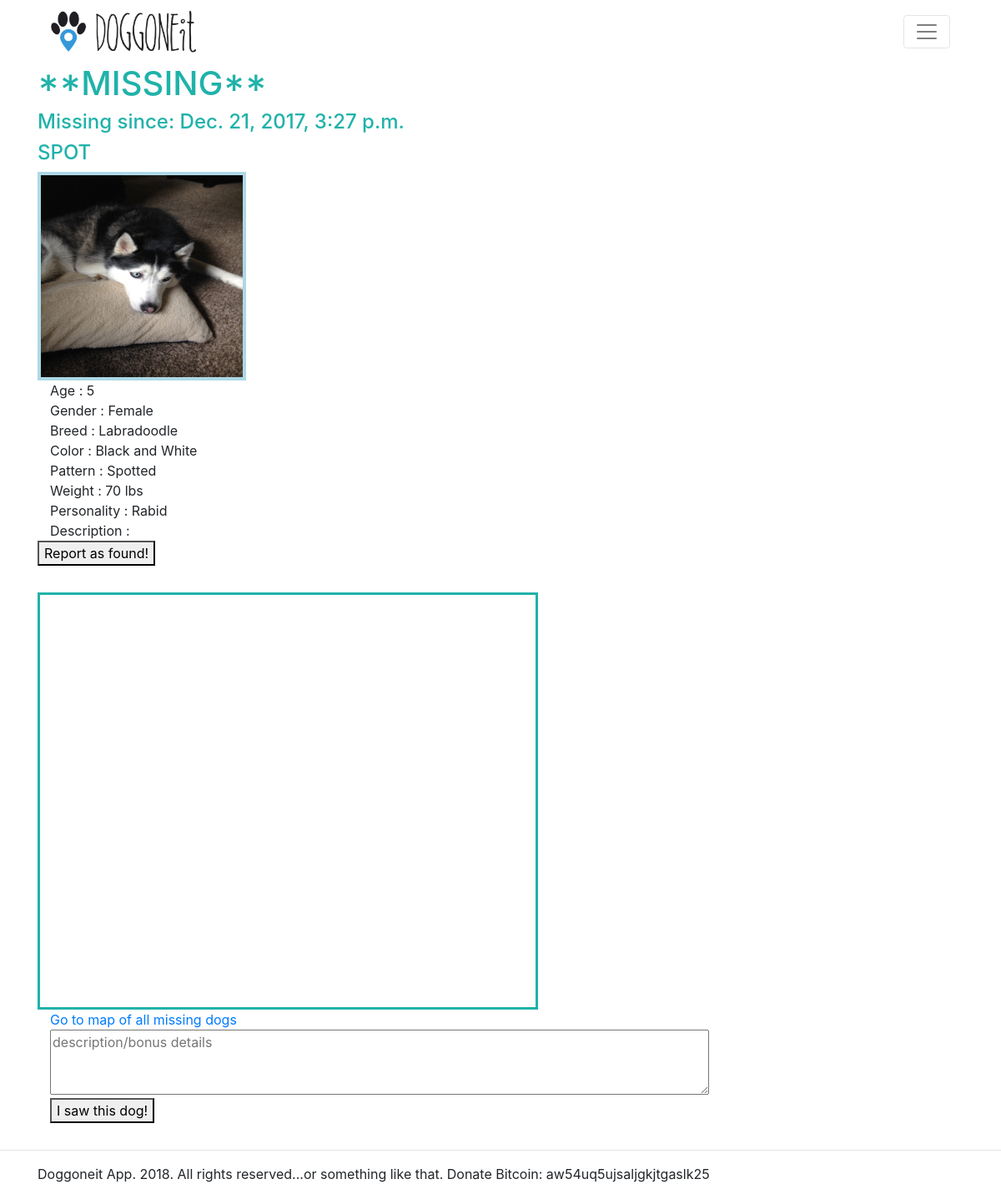
The page /dog_profile/14/ on the database its author committed.
### doggonnitapp/models.py (models this page shows, shortened)
class DogProfile(models.Model):
    name = models.CharField(max_length=50)
    age = models.PositiveSmallIntegerField(validators=[MinValueValidator(0), MaxValueValidator(20)])
    sex = models.CharField(max_length=6)
    breed = models.CharField(max_length=50)
    color = models.CharField(max_length=25)
    pattern = models.CharField(max_length=25)
    weight = models.PositiveSmallIntegerField(validators=[MinValueValidator(1), MaxValueValidator(250)])
    personality = models.CharField(max_length=25)
    dog_is_lost = models.BooleanField(default=False)
    dog_image = models.ImageField()
    description = models.TextField(default='')
    user = models.ForeignKey(User, on_delete=models.CASCADE)
    missing_since = models.DateTimeField(default=None, null=True)

### doggonnitapp/views.py (the view, shortened to what this page needs)
# urls.py: url(r'^dog_profile/(?P<dog_id>[0-9]+)/', views.dog_profile, name='dog_profile'),
def dog_profile(request, dog_id):
    dog = DogProfile.objects.get(pk=dog_id)
    profile = get_object_or_404(UserProfile, user=dog.user)
    current_user = request.user
    dog_owner = dog.user
    print(dog_owner)
    print(current_user)
    context = {'dog': dog,
               'mapbox_api_key': secret.mapbox_api_key,
               'profile': profile}
    return render(request, 'doggonnitapp/dog_profile.html', context)

### doggonnitapp/templates/doggonnitapp/dog_profile.html (shortened to what this page needs)
{% extends 'doggonnitapp/base.html' %}
{% block content %}
<div class="container">
    <div class="row">
        <div class="col">
            {% if dog.dog_is_lost  %}
                <h1>**MISSING**</h1>
                <h3>Missing since: {{dog.missing_since}}</h3>
            {% endif %}
            <h3> {{ dog.name.upper }} </h3>
            <img class="dog_img" src="{{MEDIA_URL}}{{ dog.dog_image }}" />
            <div class="container">
                <div> Age : {{dog.age}} </div>
                <div> Gender : {{dog.sex}} </div>
                <div> Breed : {{dog.breed}} </div>
                <div> Color : {{dog.color}} </div>
                <div> Pattern : {{dog.pattern}} </div>
                <div> Weight : {{dog.weight}} lbs </div>
                <div> Personality : {{dog.personality}} </div>
                <div> Description : {{dog.description}} </div>
            </div>
            <form action="{% url 'doggonnitapp:dog_profile' dog.id %}" method="POST">
                {% if dog.dog_is_lost %}
                    <button type="submit"> Report as found! </button>
                    {% else %}
                        <button type="submit"> Report as missing </button>
                {% endif %}
            </form>
        </div>
    {% if dog.dog_is_lost %}
        <div class="col">
            <div id='map' style='width: 600px; height: 500px;'>
            </div>
                    <div class="col">
            <a href="{% url 'doggonnitapp:dogmap' %}">Go to map of all missing dogs</a>
        </div>
            <form action="{% url 'doggonnitapp:irecognizethatdog' dog.pk %}" method="POST">
                <div class="col textbox">
                    <textarea rows="3" cols="75" placeholder="description/bonus details" name="description"></textarea>
                </div>
                <div class="col">
                    <button type="submit">I saw this dog!</button>
                </div>
            </form>
        </div>
    </div>
{% endif %}
</div>
{% endblock %}

### doggonnitapp/static/doggonnitapp/style.css (style rules this page uses)
.dog_img { width: 250px; height: 250px; border: 4px solid lightblue; }
#map { border: 3px solid lightseagreen; height: 500px; width: 1100px; }
h1 { color:lightseagreen; }

### rows shown on the page
DogProfile: missing_since "Dec. 21, 2017, 3:27 p.m.", name "SPOT", dog_image (picture), age "5", sex "Female", breed "Labradoodle", color "Black and White", pattern "Spotted", weight "70", personality "Rabid"
